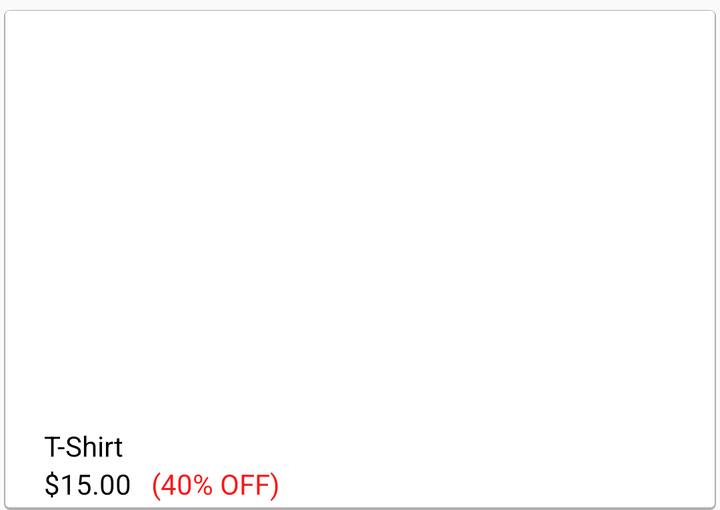
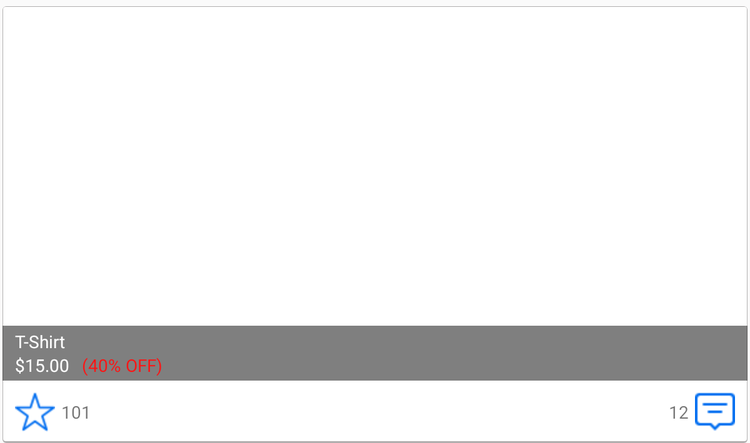

The same Android screen from two of the app's own layout files: first res/layout/ as a phone draws it, then the repository's variant for another configuration, drawn on a device whose configuration selects that folder. Both files follow.
<!-- AndroidManifest.xml: application theme Theme.AppCompat.Light.NoActionBar -->
<!-- res/layout/custom_product.xml -->
<?xml version="1.0" encoding="utf-8"?>
<LinearLayout xmlns:android="http://schemas.android.com/apk/res/android"
    android:layout_width="match_parent"
    android:layout_height="wrap_content"
    android:layout_marginTop="5dp"
    android:paddingLeft="2dp"
    android:paddingRight="2dp"
    android:orientation="vertical">
    <LinearLayout
        android:layout_width="match_parent"
        android:layout_height="250dp"
        android:background="@drawable/background_two"
        android:orientation="vertical">

        <LinearLayout
            android:layout_width="match_parent"
            android:layout_height="0dp"
            android:layout_weight="5">

            <ImageView
                android:id="@+id/image"
                android:layout_width="match_parent"
                android:layout_height="match_parent"
                android:layout_margin="5dp"
                android:scaleType="fitCenter"
                android:src="@drawable/mant_shirt" />
        </LinearLayout>

        <LinearLayout
            android:layout_width="match_parent"
            android:layout_height="0dp"
            android:layout_weight="1"
            android:orientation="vertical"
            android:paddingLeft="20dp">

            <TextView
                android:id="@+id/title"
                android:textColor="@color/black"
                android:layout_width="match_parent"
                android:layout_height="wrap_content"
                android:text="T-Shirt" />

            <LinearLayout
                android:orientation="horizontal"
                android:layout_width="match_parent"
                android:layout_height="wrap_content">
                <TextView
                    android:id="@+id/price"
                    android:textColor="@color/black"
                    android:layout_width="wrap_content"
                    android:layout_height="wrap_content"
                    android:text="$15.00" />
                <TextView
                    android:id="@+id/discount"
                    android:textColor="@color/red"
                    android:paddingLeft="10dp"
                    android:layout_width="wrap_content"
                    android:layout_height="wrap_content"
                    android:text="(40% OFF)" />
            </LinearLayout>

        </LinearLayout>

    </LinearLayout>

</LinearLayout>
<!-- resources referenced by this layout -->
<resources>
  <color name="black">#000000</color>
  <color name="red">#fc1515</color>
  <!-- drawable background_two (drawable) -->
  <?xml version="1.0" encoding="utf-8"?>
  <layer-list xmlns:android="http://schemas.android.com/apk/res/android">
      <item >
          <shape
              android:shape="rectangle">
              <solid android:color="#b1afaf" />
              <corners android:radius="3dp"/>
          </shape>
      </item>
      <item android:top="0.6dp" android:right="0.8dp" android:left="0.8dp" android:bottom="1.5dp">
          <shape
              android:shape="rectangle">
              <solid android:color="@android:color/white"/>
              <corners android:radius="2dp"/>
          </shape>
      </item>
  </layer-list>
</resources>
<!-- res/layout-large/custom_product.xml (the repository's variant of the layout above) -->
<!-- drawn on a 7-inch tablet held upright -->
<?xml version="1.0" encoding="utf-8"?>
<LinearLayout xmlns:android="http://schemas.android.com/apk/res/android"
    android:layout_width="match_parent"
    android:layout_height="wrap_content"
    android:layout_marginTop="5dp"
    android:orientation="vertical"
    android:paddingLeft="2dp"
    android:paddingRight="2dp">

    <LinearLayout
        android:layout_width="match_parent"
        android:layout_height="350dp"
        android:background="@drawable/background_two"
        android:orientation="vertical">

        <FrameLayout
            android:id="@+id/l_row"
            android:layout_width="match_parent"
            android:layout_height="0dp"
            android:layout_weight="6">

            <ImageView
                android:id="@+id/image"
                android:layout_width="match_parent"
                android:layout_height="match_parent"
                android:scaleType="fitCenter"
                android:src="@drawable/mant_shirt" />

            <LinearLayout
                android:layout_width="match_parent"
                android:layout_height="wrap_content"
                android:layout_gravity="bottom"
                android:background="#80000000"
                android:orientation="vertical"
                android:paddingBottom="3dp"
                android:paddingLeft="10dp"
                android:paddingTop="3dp">

                <TextView
                    android:id="@+id/title"
                    android:layout_width="match_parent"
                    android:layout_height="wrap_content"
                    android:text="T-Shirt"
                    android:textColor="@color/white" />

                <LinearLayout
                    android:layout_width="match_parent"
                    android:layout_height="wrap_content"
                    android:orientation="horizontal">

                    <TextView
                        android:id="@+id/price"
                        android:layout_width="wrap_content"
                        android:layout_height="wrap_content"
                        android:text="$15.00"
                        android:textColor="@color/white" />

                    <TextView
                        android:id="@+id/discount"
                        android:layout_width="wrap_content"
                        android:layout_height="wrap_content"
                        android:paddingLeft="10dp"
                        android:text="(40% OFF)"
                        android:textColor="@color/red" />
                </LinearLayout>
            </LinearLayout>


        </FrameLayout>

        <LinearLayout
            android:layout_width="match_parent"
            android:layout_height="0dp"
            android:layout_weight="1"
            android:gravity="center_vertical"
            android:orientation="horizontal"
            android:paddingLeft="10dp">

            <LinearLayout
                android:layout_width="0dp"
                android:layout_height="wrap_content"
                android:layout_weight="1"
                android:gravity="center_vertical"
                android:orientation="horizontal">

                <ImageView
                    android:id="@+id/img_rate"
                    android:layout_width="wrap_content"
                    android:layout_height="wrap_content"
                    android:src="@drawable/rate_star_unselete" />

                <TextView
                    android:layout_width="wrap_content"
                    android:layout_height="wrap_content"
                    android:layout_marginLeft="5dp"
                    android:text="101" />
            </LinearLayout>

            <LinearLayout
                android:layout_width="0dp"
                android:layout_height="wrap_content"
                android:layout_weight="1"
                android:gravity="center_vertical|end"
                android:orientation="horizontal"
                android:paddingRight="10dp">

                <TextView
                    android:paddingRight="5dp"
                    android:layout_width="wrap_content"
                    android:layout_height="wrap_content"
                    android:layout_marginLeft="5dp"
                    android:text="12" />

                <ImageView
                    android:id="@+id/img_comment"
                    android:layout_width="wrap_content"
                    android:layout_height="wrap_content"
                    android:src="@drawable/ic_comment" />
            </LinearLayout>

        </LinearLayout>

    </LinearLayout>

</LinearLayout>
<!-- resources referenced by the variant -->
<!-- as a 7-inch tablet held upright resolves them -->
<resources>
  <color name="red">#fc1515</color>
  <color name="white">#fff</color>
  <!-- drawable background_two (drawable) -->
  <?xml version="1.0" encoding="utf-8"?>
  <layer-list xmlns:android="http://schemas.android.com/apk/res/android">
      <item >
          <shape
              android:shape="rectangle">
              <solid android:color="#b1afaf" />
              <corners android:radius="3dp"/>
          </shape>
      </item>
      <item android:top="0.6dp" android:right="0.8dp" android:left="0.8dp" android:bottom="1.5dp">
          <shape
              android:shape="rectangle">
              <solid android:color="@android:color/white"/>
              <corners android:radius="2dp"/>
          </shape>
      </item>
  </layer-list>
  <!-- drawable ic_comment: png bitmap (drawable, 485 bytes) -->
  <!-- drawable rate_star_unselete: png bitmap (drawable, 1068 bytes) -->
</resources>
